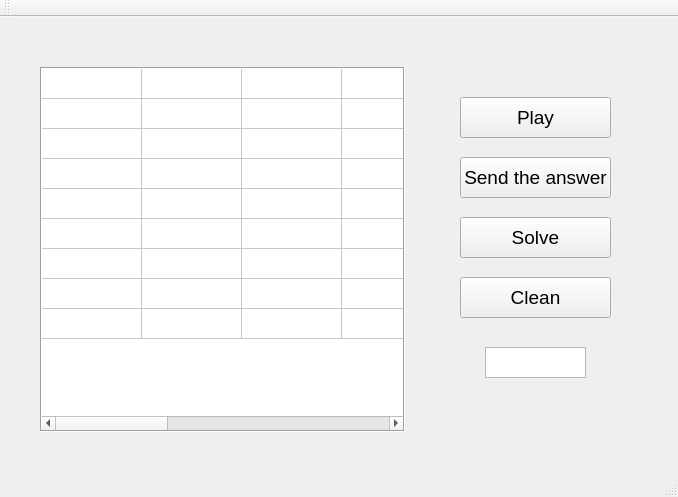
<?xml version="1.0" encoding="UTF-8"?>
<ui version="4.0">
 <class>MainWindow</class>
 <widget class="QMainWindow" name="MainWindow">
  <property name="geometry">
   <rect>
    <x>0</x>
    <y>0</y>
    <width>678</width>
    <height>497</height>
   </rect>
  </property>
  <property name="windowTitle">
   <string>MainWindow</string>
  </property>
  <property name="iconSize">
   <size>
    <width>40</width>
    <height>40</height>
   </size>
  </property>
  <widget class="QWidget" name="centralWidget">
   <widget class="QTableWidget" name="tableWidget">
    <property name="enabled">
     <bool>true</bool>
    </property>
    <property name="geometry">
     <rect>
      <x>40</x>
      <y>50</y>
      <width>365</width>
      <height>365</height>
     </rect>
    </property>
    <property name="sizePolicy">
     <sizepolicy hsizetype="Expanding" vsizetype="Expanding">
      <horstretch>0</horstretch>
      <verstretch>0</verstretch>
     </sizepolicy>
    </property>
    <property name="sizeIncrement">
     <size>
      <width>30</width>
      <height>30</height>
     </size>
    </property>
    <property name="baseSize">
     <size>
      <width>0</width>
      <height>0</height>
     </size>
    </property>
    <property name="font">
     <font>
      <pointsize>18</pointsize>
      <weight>75</weight>
      <bold>true</bold>
      <stylestrategy>PreferDefault</stylestrategy>
      <kerning>true</kerning>
     </font>
    </property>
    <property name="frameShape">
     <enum>QFrame::Box</enum>
    </property>
    <property name="sizeAdjustPolicy">
     <enum>QAbstractScrollArea::AdjustIgnored</enum>
    </property>
    <property name="autoScroll">
     <bool>true</bool>
    </property>
    <property name="iconSize">
     <size>
      <width>0</width>
      <height>0</height>
     </size>
    </property>
    <property name="textElideMode">
     <enum>Qt::ElideRight</enum>
    </property>
    <property name="showGrid">
     <bool>true</bool>
    </property>
    <property name="columnCount">
     <number>9</number>
    </property>
    <attribute name="horizontalHeaderVisible">
     <bool>false</bool>
    </attribute>
    <attribute name="horizontalHeaderHighlightSections">
     <bool>false</bool>
    </attribute>
    <attribute name="horizontalHeaderMinimumSectionSize">
     <number>30</number>
    </attribute>
    <attribute name="verticalHeaderVisible">
     <bool>false</bool>
    </attribute>
    <row>
     <property name="text">
      <string>New Row</string>
     </property>
     <property name="textAlignment">
      <set>AlignCenter</set>
     </property>
    </row>
    <row>
     <property name="text">
      <string>New Row</string>
     </property>
     <property name="textAlignment">
      <set>AlignCenter</set>
     </property>
    </row>
    <row>
     <property name="text">
      <string>New Row</string>
     </property>
     <property name="textAlignment">
      <set>AlignCenter</set>
     </property>
    </row>
    <row>
     <property name="text">
      <string>New Row</string>
     </property>
     <property name="textAlignment">
      <set>AlignCenter</set>
     </property>
    </row>
    <row>
     <property name="text">
      <string>New Row</string>
     </property>
     <property name="textAlignment">
      <set>AlignCenter</set>
     </property>
    </row>
    <row>
     <property name="text">
      <string>New Row</string>
     </property>
     <property name="textAlignment">
      <set>AlignCenter</set>
     </property>
    </row>
    <row>
     <property name="text">
      <string>New Row</string>
     </property>
     <property name="textAlignment">
      <set>AlignCenter</set>
     </property>
    </row>
    <row>
     <property name="text">
      <string>New Row</string>
     </property>
     <property name="textAlignment">
      <set>AlignCenter</set>
     </property>
    </row>
    <row>
     <property name="text">
      <string>New Row</string>
     </property>
     <property name="textAlignment">
      <set>AlignCenter</set>
     </property>
    </row>
    <column>
     <property name="text">
      <string>New Column</string>
     </property>
     <property name="textAlignment">
      <set>AlignCenter</set>
     </property>
    </column>
    <column>
     <property name="text">
      <string>New Column</string>
     </property>
     <property name="textAlignment">
      <set>AlignCenter</set>
     </property>
    </column>
    <column>
     <property name="text">
      <string>New Column</string>
     </property>
     <property name="textAlignment">
      <set>AlignCenter</set>
     </property>
    </column>
    <column>
     <property name="text">
      <string>New Column</string>
     </property>
     <property name="textAlignment">
      <set>AlignCenter</set>
     </property>
    </column>
    <column>
     <property name="text">
      <string>New Column</string>
     </property>
     <property name="textAlignment">
      <set>AlignCenter</set>
     </property>
    </column>
    <column>
     <property name="text">
      <string>New Column</string>
     </property>
     <property name="textAlignment">
      <set>AlignCenter</set>
     </property>
    </column>
    <column>
     <property name="text">
      <string>New Column</string>
     </property>
     <property name="textAlignment">
      <set>AlignCenter</set>
     </property>
    </column>
    <column>
     <property name="text">
      <string>New Column</string>
     </property>
     <property name="textAlignment">
      <set>AlignCenter</set>
     </property>
    </column>
    <column>
     <property name="text">
      <string>New Column</string>
     </property>
     <property name="textAlignment">
      <set>AlignCenter</set>
     </property>
    </column>
    <item row="0" column="0">
     <property name="text">
      <string/>
     </property>
     <property name="textAlignment">
      <set>AlignCenter</set>
     </property>
    </item>
    <item row="0" column="1">
     <property name="text">
      <string/>
     </property>
     <property name="textAlignment">
      <set>AlignCenter</set>
     </property>
    </item>
    <item row="0" column="2">
     <property name="text">
      <string/>
     </property>
     <property name="textAlignment">
      <set>AlignCenter</set>
     </property>
    </item>
    <item row="0" column="3">
     <property name="text">
      <string/>
     </property>
     <property name="textAlignment">
      <set>AlignCenter</set>
     </property>
    </item>
    <item row="0" column="4">
     <property name="text">
      <string/>
     </property>
     <property name="textAlignment">
      <set>AlignCenter</set>
     </property>
    </item>
    <item row="0" column="5">
     <property name="text">
      <string/>
     </property>
     <property name="textAlignment">
      <set>AlignCenter</set>
     </property>
    </item>
    <item row="0" column="6">
     <property name="text">
      <string/>
     </property>
     <property name="textAlignment">
      <set>AlignCenter</set>
     </property>
    </item>
    <item row="0" column="7">
     <property name="text">
      <string/>
     </property>
     <property name="textAlignment">
      <set>AlignCenter</set>
     </property>
    </item>
    <item row="0" column="8">
     <property name="text">
      <string/>
     </property>
     <property name="textAlignment">
      <set>AlignCenter</set>
     </property>
    </item>
    <item row="1" column="0">
     <property name="text">
      <string/>
     </property>
     <property name="textAlignment">
      <set>AlignCenter</set>
     </property>
    </item>
    <item row="1" column="1">
     <property name="text">
      <string/>
     </property>
     <property name="textAlignment">
      <set>AlignCenter</set>
     </property>
    </item>
    <item row="1" column="2">
     <property name="text">
      <string/>
     </property>
     <property name="textAlignment">
      <set>AlignCenter</set>
     </property>
    </item>
    <item row="1" column="3">
     <property name="text">
      <string/>
     </property>
     <property name="textAlignment">
      <set>AlignCenter</set>
     </property>
    </item>
    <item row="1" column="4">
     <property name="text">
      <string/>
     </property>
     <property name="textAlignment">
      <set>AlignCenter</set>
     </property>
    </item>
    <item row="1" column="5">
     <property name="text">
      <string/>
     </property>
     <property name="textAlignment">
      <set>AlignCenter</set>
     </property>
    </item>
    <item row="1" column="6">
     <property name="text">
      <string/>
     </property>
     <property name="textAlignment">
      <set>AlignCenter</set>
     </property>
    </item>
    <item row="1" column="7">
     <property name="text">
      <string/>
     </property>
     <property name="textAlignment">
      <set>AlignCenter</set>
     </property>
    </item>
    <item row="1" column="8">
     <property name="text">
      <string/>
     </property>
     <property name="textAlignment">
      <set>AlignCenter</set>
     </property>
    </item>
    <item row="2" column="0">
     <property name="text">
      <string/>
     </property>
     <property name="textAlignment">
      <set>AlignCenter</set>
     </property>
    </item>
    <item row="2" column="1">
     <property name="text">
      <string/>
     </property>
     <property name="textAlignment">
      <set>AlignCenter</set>
     </property>
    </item>
    <item row="2" column="2">
     <property name="text">
      <string/>
     </property>
     <property name="textAlignment">
      <set>AlignCenter</set>
     </property>
    </item>
    <item row="2" column="3">
     <property name="text">
      <string/>
     </property>
     <property name="textAlignment">
      <set>AlignCenter</set>
     </property>
    </item>
    <item row="2" column="4">
     <property name="text">
      <string/>
     </property>
     <property name="textAlignment">
      <set>AlignCenter</set>
     </property>
    </item>
    <item row="2" column="5">
     <property name="text">
      <string/>
     </property>
     <property name="textAlignment">
      <set>AlignCenter</set>
     </property>
    </item>
    <item row="2" column="6">
     <property name="text">
      <string/>
     </property>
     <property name="textAlignment">
      <set>AlignCenter</set>
     </property>
    </item>
    <item row="2" column="7">
     <property name="text">
      <string/>
     </property>
     <property name="textAlignment">
      <set>AlignCenter</set>
     </property>
    </item>
    <item row="2" column="8">
     <property name="text">
      <string/>
     </property>
     <property name="textAlignment">
      <set>AlignCenter</set>
     </property>
    </item>
    <item row="3" column="0">
     <property name="text">
      <string/>
     </property>
     <property name="textAlignment">
      <set>AlignCenter</set>
     </property>
    </item>
    <item row="3" column="1">
     <property name="text">
      <string/>
     </property>
     <property name="textAlignment">
      <set>AlignCenter</set>
     </property>
    </item>
    <item row="3" column="2">
     <property name="text">
      <string/>
     </property>
     <property name="textAlignment">
      <set>AlignCenter</set>
     </property>
    </item>
    <item row="3" column="3">
     <property name="text">
      <string/>
     </property>
     <property name="textAlignment">
      <set>AlignCenter</set>
     </property>
    </item>
    <item row="3" column="4">
     <property name="text">
      <string/>
     </property>
     <property name="textAlignment">
      <set>AlignCenter</set>
     </property>
    </item>
    <item row="3" column="5">
     <property name="text">
      <string/>
     </property>
     <property name="textAlignment">
      <set>AlignCenter</set>
     </property>
    </item>
    <item row="3" column="6">
     <property name="text">
      <string/>
     </property>
     <property name="textAlignment">
      <set>AlignCenter</set>
     </property>
    </item>
    <item row="3" column="7">
     <property name="text">
      <string/>
     </property>
     <property name="textAlignment">
      <set>AlignCenter</set>
     </property>
    </item>
    <item row="3" column="8">
     <property name="text">
      <string/>
     </property>
     <property name="textAlignment">
      <set>AlignCenter</set>
     </property>
    </item>
    <item row="4" column="0">
     <property name="text">
      <string/>
     </property>
     <property name="textAlignment">
      <set>AlignCenter</set>
     </property>
    </item>
    <item row="4" column="1">
     <property name="text">
      <string/>
     </property>
     <property name="textAlignment">
      <set>AlignCenter</set>
     </property>
    </item>
    <item row="4" column="2">
     <property name="text">
      <string/>
     </property>
     <property name="textAlignment">
      <set>AlignCenter</set>
     </property>
    </item>
    <item row="4" column="3">
     <property name="text">
      <string/>
     </property>
     <property name="textAlignment">
      <set>AlignCenter</set>
     </property>
    </item>
    <item row="4" column="4">
     <property name="text">
      <string/>
     </property>
     <property name="textAlignment">
      <set>AlignCenter</set>
     </property>
    </item>
    <item row="4" column="5">
     <property name="text">
      <string/>
     </property>
     <property name="textAlignment">
      <set>AlignCenter</set>
     </property>
    </item>
    <item row="4" column="6">
     <property name="text">
      <string/>
     </property>
     <property name="textAlignment">
      <set>AlignCenter</set>
     </property>
    </item>
    <item row="4" column="7">
     <property name="text">
      <string/>
     </property>
     <property name="textAlignment">
      <set>AlignCenter</set>
     </property>
    </item>
    <item row="4" column="8">
     <property name="text">
      <string/>
     </property>
     <property name="textAlignment">
      <set>AlignCenter</set>
     </property>
    </item>
    <item row="5" column="0">
     <property name="text">
      <string/>
     </property>
     <property name="textAlignment">
      <set>AlignCenter</set>
     </property>
    </item>
    <item row="5" column="1">
     <property name="text">
      <string/>
     </property>
     <property name="textAlignment">
      <set>AlignCenter</set>
     </property>
    </item>
    <item row="5" column="2">
     <property name="text">
      <string/>
     </property>
     <property name="textAlignment">
      <set>AlignCenter</set>
     </property>
    </item>
    <item row="5" column="3">
     <property name="text">
      <string/>
     </property>
     <property name="textAlignment">
      <set>AlignCenter</set>
     </property>
    </item>
    <item row="5" column="4">
     <property name="text">
      <string/>
     </property>
     <property name="textAlignment">
      <set>AlignCenter</set>
     </property>
    </item>
    <item row="5" column="5">
     <property name="text">
      <string/>
     </property>
     <property name="textAlignment">
      <set>AlignCenter</set>
     </property>
    </item>
    <item row="5" column="6">
     <property name="text">
      <string/>
     </property>
     <property name="textAlignment">
      <set>AlignCenter</set>
     </property>
    </item>
    <item row="5" column="7">
     <property name="text">
      <string/>
     </property>
     <property name="textAlignment">
      <set>AlignCenter</set>
     </property>
    </item>
    <item row="5" column="8">
     <property name="text">
      <string/>
     </property>
     <property name="textAlignment">
      <set>AlignCenter</set>
     </property>
    </item>
    <item row="6" column="0">
     <property name="text">
      <string/>
     </property>
     <property name="textAlignment">
      <set>AlignCenter</set>
     </property>
    </item>
    <item row="6" column="1">
     <property name="text">
      <string/>
     </property>
     <property name="textAlignment">
      <set>AlignCenter</set>
     </property>
    </item>
    <item row="6" column="2">
     <property name="text">
      <string/>
     </property>
     <property name="textAlignment">
      <set>AlignCenter</set>
     </property>
    </item>
    <item row="6" column="3">
     <property name="text">
      <string/>
     </property>
     <property name="textAlignment">
      <set>AlignCenter</set>
     </property>
    </item>
    <item row="6" column="4">
     <property name="text">
      <string/>
     </property>
     <property name="textAlignment">
      <set>AlignCenter</set>
     </property>
    </item>
    <item row="6" column="5">
     <property name="text">
      <string/>
     </property>
     <property name="textAlignment">
      <set>AlignCenter</set>
     </property>
    </item>
    <item row="6" column="6">
     <property name="text">
      <string/>
     </property>
     <property name="textAlignment">
      <set>AlignCenter</set>
     </property>
    </item>
    <item row="6" column="7">
     <property name="text">
      <string/>
     </property>
     <property name="textAlignment">
      <set>AlignCenter</set>
     </property>
    </item>
    <item row="6" column="8">
     <property name="text">
      <string/>
     </property>
     <property name="textAlignment">
      <set>AlignCenter</set>
     </property>
    </item>
    <item row="7" column="0">
     <property name="text">
      <string/>
     </property>
     <property name="textAlignment">
      <set>AlignCenter</set>
     </property>
    </item>
    <item row="7" column="1">
     <property name="text">
      <string/>
     </property>
     <property name="textAlignment">
      <set>AlignCenter</set>
     </property>
    </item>
    <item row="7" column="2">
     <property name="text">
      <string/>
     </property>
     <property name="textAlignment">
      <set>AlignCenter</set>
     </property>
    </item>
    <item row="7" column="3">
     <property name="text">
      <string/>
     </property>
     <property name="textAlignment">
      <set>AlignCenter</set>
     </property>
    </item>
    <item row="7" column="4">
     <property name="text">
      <string/>
     </property>
     <property name="textAlignment">
      <set>AlignCenter</set>
     </property>
    </item>
    <item row="7" column="5">
     <property name="text">
      <string/>
     </property>
     <property name="textAlignment">
      <set>AlignCenter</set>
     </property>
    </item>
    <item row="7" column="6">
     <property name="text">
      <string/>
     </property>
     <property name="textAlignment">
      <set>AlignCenter</set>
     </property>
    </item>
    <item row="7" column="7">
     <property name="text">
      <string/>
     </property>
     <property name="textAlignment">
      <set>AlignCenter</set>
     </property>
    </item>
    <item row="7" column="8">
     <property name="text">
      <string/>
     </property>
     <property name="textAlignment">
      <set>AlignCenter</set>
     </property>
    </item>
    <item row="8" column="0">
     <property name="text">
      <string/>
     </property>
     <property name="textAlignment">
      <set>AlignCenter</set>
     </property>
    </item>
    <item row="8" column="1">
     <property name="text">
      <string/>
     </property>
     <property name="textAlignment">
      <set>AlignCenter</set>
     </property>
    </item>
    <item row="8" column="2">
     <property name="text">
      <string/>
     </property>
     <property name="textAlignment">
      <set>AlignCenter</set>
     </property>
    </item>
    <item row="8" column="3">
     <property name="text">
      <string/>
     </property>
     <property name="textAlignment">
      <set>AlignCenter</set>
     </property>
    </item>
    <item row="8" column="4">
     <property name="text">
      <string/>
     </property>
     <property name="textAlignment">
      <set>AlignCenter</set>
     </property>
    </item>
    <item row="8" column="5">
     <property name="text">
      <string/>
     </property>
     <property name="textAlignment">
      <set>AlignCenter</set>
     </property>
    </item>
    <item row="8" column="6">
     <property name="text">
      <string/>
     </property>
     <property name="textAlignment">
      <set>AlignCenter</set>
     </property>
    </item>
    <item row="8" column="7">
     <property name="text">
      <string/>
     </property>
     <property name="textAlignment">
      <set>AlignCenter</set>
     </property>
    </item>
    <item row="8" column="8">
     <property name="text">
      <string/>
     </property>
     <property name="textAlignment">
      <set>AlignCenter</set>
     </property>
    </item>
   </widget>
   <widget class="QPushButton" name="Play">
    <property name="geometry">
     <rect>
      <x>460</x>
      <y>80</y>
      <width>151</width>
      <height>41</height>
     </rect>
    </property>
    <property name="font">
     <font>
      <pointsize>14</pointsize>
     </font>
    </property>
    <property name="text">
     <string>Play</string>
    </property>
   </widget>
   <widget class="QPushButton" name="Sendtheanswer">
    <property name="geometry">
     <rect>
      <x>460</x>
      <y>140</y>
      <width>151</width>
      <height>41</height>
     </rect>
    </property>
    <property name="font">
     <font>
      <pointsize>14</pointsize>
     </font>
    </property>
    <property name="text">
     <string>Send the answer</string>
    </property>
   </widget>
   <widget class="QPushButton" name="Slove">
    <property name="geometry">
     <rect>
      <x>460</x>
      <y>200</y>
      <width>151</width>
      <height>41</height>
     </rect>
    </property>
    <property name="font">
     <font>
      <pointsize>14</pointsize>
     </font>
    </property>
    <property name="text">
     <string>Solve</string>
    </property>
   </widget>
   <widget class="QTableWidget" name="tableWidget_2">
    <property name="geometry">
     <rect>
      <x>485</x>
      <y>330</y>
      <width>101</width>
      <height>31</height>
     </rect>
    </property>
    <property name="accessibleDescription">
     <string/>
    </property>
    <property name="sizeAdjustPolicy">
     <enum>QAbstractScrollArea::AdjustIgnored</enum>
    </property>
    <attribute name="horizontalHeaderVisible">
     <bool>false</bool>
    </attribute>
    <attribute name="horizontalHeaderHighlightSections">
     <bool>false</bool>
    </attribute>
    <attribute name="verticalHeaderVisible">
     <bool>false</bool>
    </attribute>
    <attribute name="verticalHeaderHighlightSections">
     <bool>false</bool>
    </attribute>
    <row>
     <property name="text">
      <string>New Row</string>
     </property>
    </row>
    <column>
     <property name="text">
      <string>New Column</string>
     </property>
    </column>
    <item row="0" column="0">
     <property name="textAlignment">
      <set>AlignCenter</set>
     </property>
    </item>
   </widget>
   <widget class="QPushButton" name="Slove_2">
    <property name="geometry">
     <rect>
      <x>460</x>
      <y>260</y>
      <width>151</width>
      <height>41</height>
     </rect>
    </property>
    <property name="font">
     <font>
      <pointsize>14</pointsize>
     </font>
    </property>
    <property name="text">
     <string>Clean</string>
    </property>
   </widget>
  </widget>
  <widget class="QMenuBar" name="menuBar">
   <property name="geometry">
    <rect>
     <x>0</x>
     <y>0</y>
     <width>678</width>
     <height>22</height>
    </rect>
   </property>
  </widget>
  <widget class="QToolBar" name="mainToolBar">
   <attribute name="toolBarArea">
    <enum>TopToolBarArea</enum>
   </attribute>
   <attribute name="toolBarBreak">
    <bool>false</bool>
   </attribute>
  </widget>
  <widget class="QStatusBar" name="statusBar"/>
 </widget>
 <layoutdefault spacing="6" margin="11"/>
 <resources/>
 <connections/>
</ui>
